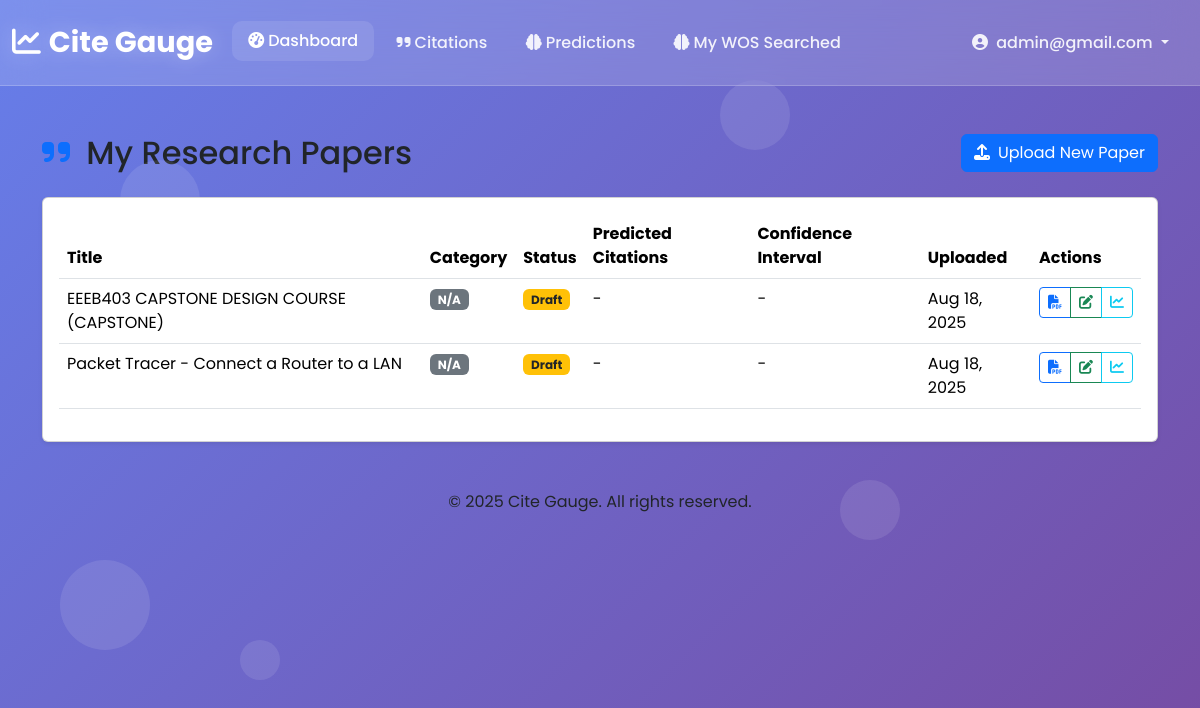
Page /user/papers/ (signed in) on the committed database.
### user/models.py (models this page shows, shortened)
class CustomUser(AbstractUser):
    username = None  # if using email login
    email = models.EmailField(unique=True)
    first_name = models.CharField(max_length=150, blank=True)
    last_name = models.CharField(max_length=150, blank=True)
    USERNAME_FIELD = 'email'
    REQUIRED_FIELDS = []
    objects = CustomUserManager()

class ResearchPaper(models.Model):
    user = models.ForeignKey(
        CustomUser,
        on_delete=models.CASCADE,
        related_name='research_papers',
        help_text="User who uploaded the document"
    )
    filename = models.CharField(
        max_length=255,
        help_text="Original filename of the uploaded document"
    )
    title = models.TextField(
        help_text="Extracted or generated title from the document"
    )
    abstract = models.TextField(
        blank=True,
        null=True,
        help_text="Extracted abstract or summary from the document"
    )
    authors = models.JSONField(
        default=list,
        blank=True,
        help_text="List of extracted authors from the document."
    )
    keywords = models.JSONField(
        default=list,
        help_text="List of extracted keywords from the document"
    )
    publication_year = models.IntegerField(blank=True, null=True, help_text="Extracted publication year.")
    category = models.CharField(max_length=100, blank=True, null=True)
    status = models.CharField(max_length=50, default='draft', blank=True)
    file_size = models.PositiveIntegerField(
        help_text="Size of the original file in bytes"
    )
    file_type = models.CharField(
        max_length=10,
        help_text="File extension (pdf, docx, txt)"
    )
    predicted_citations = models.IntegerField(
        blank=True, null=True,
        help_text="Predicted citation count for the next 2 years."
    )
    prediction_confidence_low = models.IntegerField(blank=True, null=True)
    prediction_confidence_high = models.IntegerField(blank=True, null=True)
    predicted_at = models.DateTimeField(blank=True, null=True)
    uploaded_at = models.DateTimeField(auto_now_add=True)
    updated_at = models.DateTimeField(auto_now=True)
    class Meta:
        ordering = ['-updated_at']
        unique_together = ['user', 'filename']  # Prevent duplicate filenames per user
        indexes = [
            models.Index(fields=['user', 'filename']),
            models.Index(fields=['uploaded_at']),
        ]

### user/views.py (the view)
# urls.py: path('papers/', MyPapersView.as_view(), name='my_papers'),
class MyPapersView(LoginRequiredMixin, ListView):
    model = ResearchPaper
    template_name = 'user/my_papers.html'
    context_object_name = 'papers'
    def get_queryset(self):
        return ResearchPaper.objects.filter(user=self.request.user)

### templates/user/my_papers.html (shortened to what this page needs)
{% extends "base.html" %}
{% load static %}
{% block main_content %}
<div class="container my-5">
  <div class="row">
    <div class="col-12">
      <div class="d-flex justify-content-between align-items-center mb-4">
        <h2 class="mb-0">
          <i class="fas fa-quote-right me-2 text-primary"></i>
          My Research Papers
        </h2>
        <a href="{% url 'upload_document' %}" class="btn btn-primary">
          <i class="fas fa-upload me-2"></i>Upload New Paper
        </a>
      </div>
      <div class="card shadow-sm">
        <div class="card-body">
          {% if papers %}
            <div class="table-responsive">
              <table class="table table-hover">
                <thead>
                  <tr>
                    <th>Title</th>
                    <th>Category</th>
                    <th>Status</th>
                    <th>Predicted Citations</th>
                    <th>Confidence Interval</th>
                    <th>Uploaded</th>
                    <th>Actions</th>
                  </tr>
                </thead>
                <tbody>
                  {% for paper in papers %}
                    <tr>
                      <td>{{ paper.title }}</td>
                      <td><span class="badge bg-secondary">{{ paper.category|default:'N/A' }}</span></td>
                      <td>
                        {% if paper.status == 'draft' %}
                          <span class="badge bg-warning text-dark">Draft</span>
                        {% elif paper.status == 'published' %}
                          <span class="badge bg-success">Published</span>
                        {% else %}
                          <span class="badge bg-info">{{ paper.status|default:'N/A' }}</span>
                        {% endif %}
                      </td>
                      <td>
                        {{ paper.predicted_citations|default:"-" }}
                      </td>
                      <td>
                        {% if paper.prediction_confidence_low is not None %}
                          {{ paper.prediction_confidence_low|floatformat:0 }} - {{ paper.prediction_confidence_high|floatformat:0 }}
                        {% else %}
                          -
                        {% endif %}
                      </td>
                      <td>{{ paper.uploaded_at|date:"M d, Y" }}</td>
                      <td>
                        <div class="btn-group">
                          <a href="#" class="btn btn-sm btn-outline-primary" target="_blank">
                            <i class="fas fa-file-pdf"></i>
                          </a>
                          {% if paper.status == 'draft' %}
                            <a href="#" class="btn btn-sm btn-outline-success">
                              <i class="fas fa-edit"></i>
                            </a>
                          {% endif %}
                          <button type="button" class="btn btn-sm btn-outline-info" data-bs-toggle="modal" data-bs-target="#detailsModal{{ paper.id }}">
                            <i class="fas fa-chart-line"></i>
                          </button>
                        </div>
                      </td>
                    </tr>
                  {% endfor %}
                </tbody>
              </table>
            </div>
          {% endif %}
        </div>
      </div>
    </div>
  </div>
</div>
{% endblock main_content %}

### templates/base.html (shortened to what this page needs)
{% load static %}
<!DOCTYPE html>
<html lang="en">
  <head>
    <link
      href="https://cdnjs.cloudflare.com/ajax/libs/bootstrap/5.3.2/css/bootstrap.min.css"
      rel="stylesheet"
    />
    <link
      href="https://cdnjs.cloudflare.com/ajax/libs/font-awesome/6.4.0/css/all.min.css"
      rel="stylesheet"
    />
    <link href="{% static 'css/style.css' %}" rel="stylesheet" />
    {% block custom_css %}
    <link rel="stylesheet" href="https://cdn.datatables.net/2.0.8/css/dataTables.bootstrap5.min.css" />
    {% endblock custom_css %}
  </head>
  <body>
    <div class="bg-animation">
      <div class="particle"></div>
      <div class="particle"></div>
      <div class="particle"></div>
      <div class="particle"></div>
    </div>
    <nav class="navbar navbar-expand-lg navbar-glass">
      <div class="container-fluid">
        <a class="navbar-brand" href="{% url 'dashboard' %}">
          <i class="fas fa-chart-line me-2"></i>Cite Gauge
        </a>
        <div class="collapse navbar-collapse" id="navbarNav">
          <ul class="navbar-nav me-auto">
            <li class="nav-item">
              <a class="nav-link active" href="{% url 'dashboard' %}">
                <i class="fas fa-tachometer-alt me-1"></i>Dashboard
              </a>
            </li>
            <li class="nav-item">
              <a class="nav-link" href="{% url 'wos_papers' %}">
                <i class="fas fa-quote-right me-1"></i>Citations
              </a>
            </li>
            <li class="nav-item">
              <a class="nav-link" href="{% url 'upload_document' %}">
                <i class="fas fa-brain me-1"></i>Predictions
              </a>
            </li>
            <li class="nav-item">
              <a class="nav-link" href="{% url 'json_file_list' %}">
                <i class="fas fa-brain me-1"></i>My WOS Searched
              </a>
            </li>
          </ul>
          <ul class="navbar-nav ms-auto mb-2 mb-lg-0">
            {% if request.user.is_authenticated %}
            <li class="nav-item dropdown">
              <a
                class="nav-link dropdown-toggle"
                href="#"
                id="profileDropdown"
                role="button"
                data-bs-toggle="dropdown"
                aria-expanded="false"
              >
                <i class="fas fa-user-circle me-1"></i>
                {{ request.user.first_name|default:request.user.email }}
              </a>
            </li>
            {% endif %}
          </ul>
        </div>
      </div>
    </nav>
    {% block main_content %} {% endblock main_content %}
    <footer class="footer">
      <div class="container text-center">
        <p class="mb-0">&copy; 2025 Cite Gauge. All rights reserved.</p>
      </div>
    </footer>
  </body>
</html>

### static/css/style.css (style rules this page uses)
* { margin: 0; padding: 0; box-sizing: border-box; }
body { font-family: "Poppins", sans-serif; min-height: 100vh; background: linear-gradient(135deg, #667eea 0%, #764ba2 100%); position: relative; overflow-x: hidden; }
.bg-animation { position: fixed; top: 0; left: 0; width: 100%; height: 100%; overflow: hidden; }
.particle { position: absolute; background: rgba(255, 255, 255, 0.1); border-radius: 50%; animation: float 6s ease-in-out infinite; transition: all 0.3s ease; }
.particle:nth-child(2) { width: 60px; height: 60px; top: 60%; left: 70%; animation-delay: 2s; }
.particle:nth-child(4) { width: 40px; height: 40px; top: 80%; left: 20%; animation-delay: 1s; }
.particle:nth-child(5) { width: 70px; height: 70px; top: 10%; left: 60%; animation-delay: 3s; }
.particle:nth-child(6) { width: 90px; height: 90px; top: 70%; left: 5%; animation-delay: 5s; }
.navbar-brand { font-size: 1.8rem; font-weight: 700; color: white !important; text-shadow: 0 0 20px rgba(255, 255, 255, 0.3); }
.nav-link { color: rgba(255, 255, 255, 0.9) !important; font-weight: 500; transition: all 0.3s ease; padding: 0.5rem 1rem !important; border-radius: 10px; margin: 0 0.2rem; }
.nav-link:hover, .nav-link.active { color: white !important; background: rgba(255, 255, 255, 0.1); transform: translateY(-2px); }
.navbar-glass { background: rgba(255, 255, 255, 0.15); backdrop-filter: blur(20px); -webkit-backdrop-filter: blur(20px); border-bottom: 1px solid rgba(255, 255, 255, 0.2); padding: 1rem 0; position: relative; z-index: 1000; }

### rows in the picture
CustomUser: user.first_name "admin@gmail.com"
ResearchPaper: title "EEEB403 CAPSTONE DESIGN COURSE (CAPSTONE)", category "N/A", status "Draft", predicted_citations "-", uploaded_at "Aug 18, 2025"
ResearchPaper: title "Packet Tracer - Connect a Router to a LAN", category "N/A", status "Draft", predicted_citations "-", uploaded_at "Aug 18, 2025"
